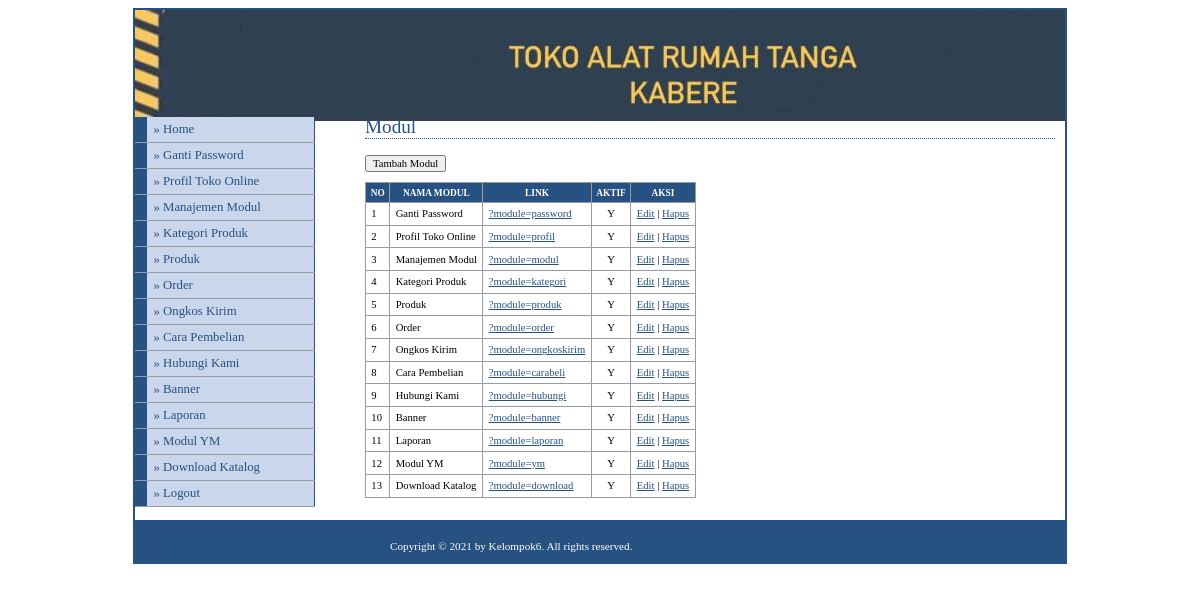
The app's page /adminrama/media.php?module=modul (signed in) with its own data.
### tables this page shows
CREATE TABLE `modul` (
  `id_modul` int(5) NOT NULL,
  `nama_modul` varchar(50) NOT NULL,
  `link` varchar(100) NOT NULL,
  `static_content` text NOT NULL,
  `gambar` varchar(100) NOT NULL,
  `status` enum('user','admin') NOT NULL,
  `aktif` enum('Y','N') NOT NULL,
  `urutan` int(5) NOT NULL,
  `nama_toko` varchar(100) NOT NULL,
  `meta_deskripsi` varchar(200) NOT NULL,
  `meta_keyword` varchar(200) NOT NULL,
  `email_pengelola` varchar(100) NOT NULL,
  `nomor_rekening` varchar(100) NOT NULL,
  `nomor_hp` varchar(20) NOT NULL
);

### adminrama/modul/mod_modul/modul.php (the view, shortened to what this page needs)
<?php
$aksi="modul/mod_modul/aksi_modul.php";
switch($_GET[act]){
  default:
    echo "<h2>Modul</h2>
          <input type=button value='Tambah Modul' onclick=\"window.location.href='?module=modul&act=tambahmodul';\">
          <table>
          <tr><th>no</th><th>nama modul</th><th>link</th><th>aktif</th><th>aksi</th></tr>";
    $tampil=mysql_query("SELECT * FROM modul ORDER BY urutan");
    while ($r=mysql_fetch_array($tampil)){
      echo "<tr><td>$r[urutan]</td>
            <td>$r[nama_modul]</td>
            <td><a href=$r[link]>$r[link]</a></td>
            <td align=center>$r[aktif]</td>
            <td><a href=?module=modul&act=editmodul&id=$r[id_modul]>Edit</a> |
	              <a href=$aksi?module=modul&act=hapus&id=$r[id_modul]>Hapus</a>
            </td></tr>";
    }
    echo "</table>";
    break;
}
?>

### adminrama/menu.php (shortened to what this page needs)
<?php
if ($_SESSION[leveluser]=='admin'){
  $sql=mysql_query("select * from modul where aktif='Y' order by urutan");
}
else{
  $sql=mysql_query("select * from modul where status='user' and aktif='Y' order by urutan");
}
while ($m=mysql_fetch_array($sql)){
  echo "<li><a href='$m[link]'>&#187; $m[nama_modul]</a></li>";
}
?>

### adminrama/style.css (style rules this page uses)
body { font-family: Tahoma; text-align: center; }
#menu li { width: 180px; border-bottom: 1px solid #969BA5; margin: 0; padding: 0; font-size: 80%; vertical-align: bottom; }
#menu a:link, #menu a:visited { display: block; padding: 5px 5px 5px 0.5em; border-left: 12px solid #265180; border-right: 1px solid #265180; background-color: #CAD6EC; color: #265180; text-decoration: none; }
a:link,a:visited { color:#265180; }
h2 { font: normal 120% Georgia; color: #265180; background-color: transparent; border-bottom: 1px dotted #265180; }
table { font-family: Tahoma; font-size: 8pt; border-width: 1px; border-style: solid; border-color: #999999; border-collapse: collapse; margin: 10px 0px; }
th { color: #FFFFFF; font-size: 7pt; text-transform: uppercase; text-align: center; padding: 0.5em; border-width: 1px; border-style: solid; border-color: #969BA5; border-collapse: collapse; background-color: #265180; }
td { padding: 0.5em; vertical-align: top; border-width: 1px; border-style: solid; border-color: #969BA5; border-collapse: collapse; }
input,textarea,select { font-family: Tahoma; font-size: 8pt; }

### records on screen
modul: nama_modul "Ganti Password", urutan "1", link "?module=password", aktif "Y"
modul: nama_modul "Profil Toko Online", urutan "2", link "?module=profil", aktif "Y"
modul: nama_modul "Manajemen Modul", urutan "3", link "?module=modul", aktif "Y"
modul: nama_modul "Kategori Produk", urutan "4", link "?module=kategori", aktif "Y"
modul: nama_modul "Produk", urutan "5", link "?module=produk", aktif "Y"
modul: nama_modul "Order", urutan "6", link "?module=order", aktif "Y"
modul: nama_modul "Ongkos Kirim", urutan "7", link "?module=ongkoskirim", aktif "Y"
modul: nama_modul "Cara Pembelian", urutan "8", link "?module=carabeli", aktif "Y"
modul: nama_modul "Hubungi Kami", urutan "9", link "?module=hubungi", aktif "Y"
modul: nama_modul "Banner", urutan "10", link "?module=banner", aktif "Y"
modul: nama_modul "Laporan", urutan "11", link "?module=laporan", aktif "Y"
modul: nama_modul "Modul YM", urutan "12", link "?module=ym", aktif "Y"
modul: nama_modul "Download Katalog", urutan "13", link "?module=download", aktif "Y"
